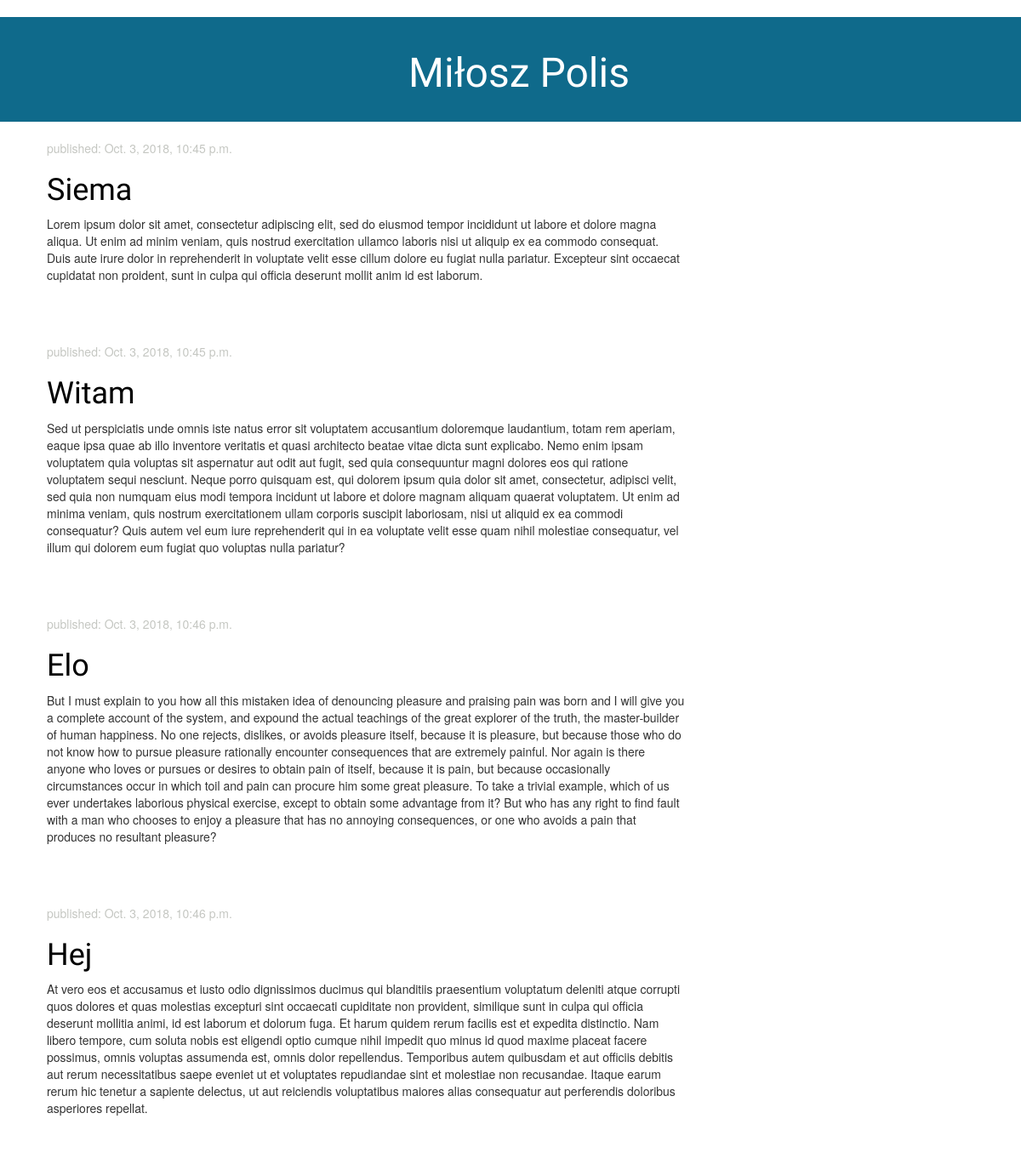
The app's page /, older data.
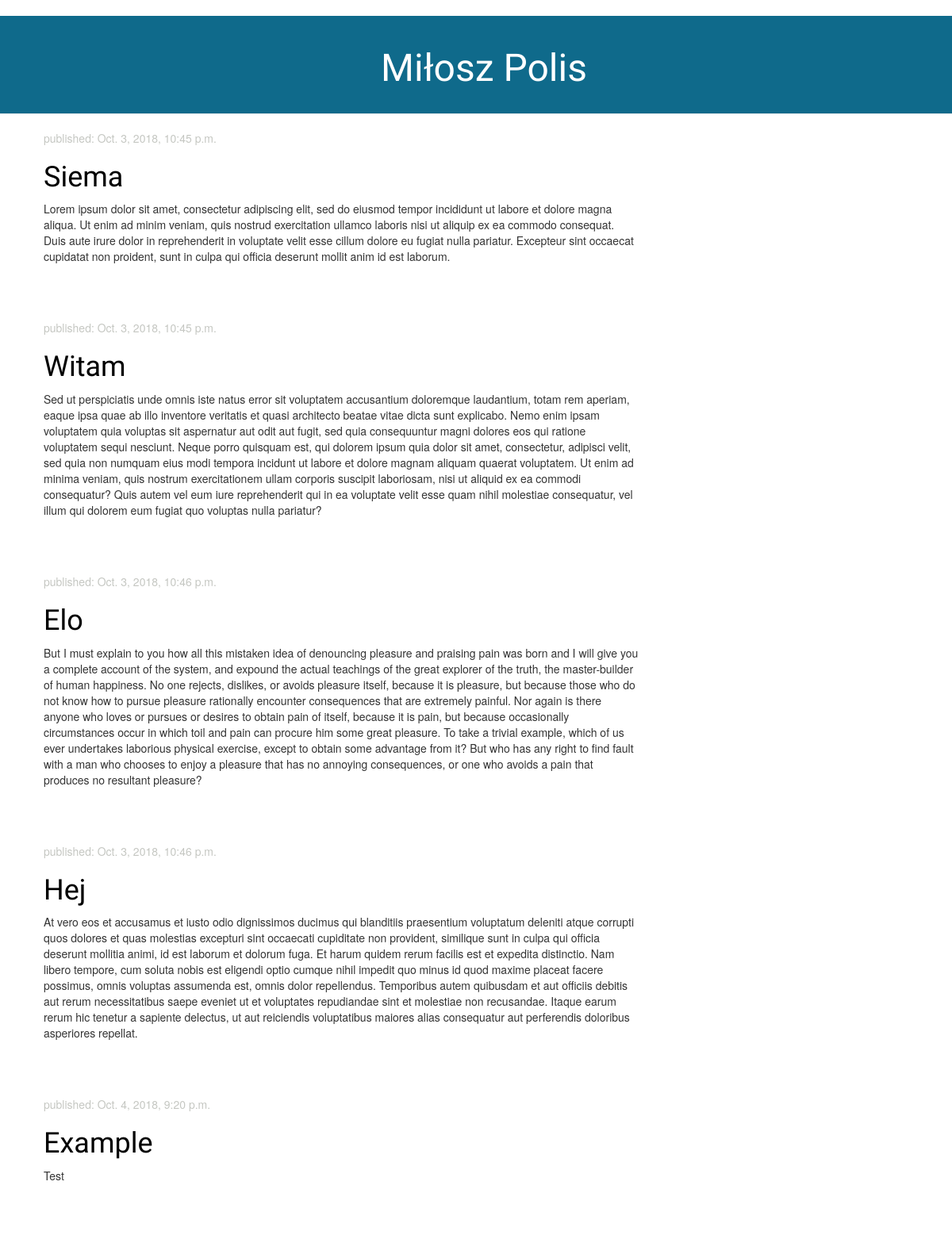
The same page, newer data.
### blog/models.py (models this page shows, shortened)
class Post(models.Model):
    author = models.ForeignKey('auth.User', on_delete=models.CASCADE)
    title = models.CharField(max_length=200)
    text = models.TextField()
    created_date = models.DateTimeField(
            default=timezone.now)
    published_date = models.DateTimeField(
            blank=True, null=True)

### blog/views.py (the view)
# urls.py: path('', views.post_list, name='post_list'),
def post_list(request):
    posts = Post.objects.filter(published_date__lte=timezone.now()).order_by('published_date')
    return render(request, 'blog/post_list.html', {'posts': posts})

### blog/templates/blog/post_list.html (shortened to what this page needs)
﻿{% extends 'blog/base.html' %}
{% load static %}
                {% block content %}
                    {% for post in posts %}
                    <div class="post">
                        <div class="date">
                            <p>published: {{post.published_date}}</p>
                        </div>
                        <h1><a href="{% url 'post_detail' pk=post.pk %}">{{post.title}}</a></h1>
                        <p>{{post.text|linebreaksbr}}</p>
                    </div>
                    {% endfor %}
                {% endblock %}

### blog/templates/blog/base.html (shortened to what this page needs)
{% load static %}
<html>
<head>
    <link rel="stylesheet" href="//maxcdn.bootstrapcdn.com/bootstrap/3.2.0/css/bootstrap.min.css">
    <link rel="stylesheet" href="//maxcdn.bootstrapcdn.com/bootstrap/3.2.0/css/bootstrap-theme.min.css">
    <link rel="stylesheet" href="{% static 'css/blog.css' %}">
</head>
<body>
    <div class="page-header">
        <h1><a href="/">Miłosz Polis</a></h1>
    </div>
    <div class="content container">
        <div class="row">
            <div class="col-md-8">
                {% block content %}
                {% endblock %}
            </div>
        </div>
    </div>
</body>
</html>

### blog/static/css/blog.css (style rules this page uses)
.page-header { margin-top: 0; padding: 20px 20px 20px 40px; background-color: #0F6A8B; }
.page-header h1, .page-header h1 a, .page-header h1 a:visited, .page-header h1 a:active { color: #ffffff; font-size: 36pt; text-decoration: none; text-align: center; }
.content { margin-left: 40px; }
h1, h2, h3, h4 { font-family: 'Lobster', cursive; }
.date { color: #C5C7C2; }
.post { margin-bottom: 70px; }
.post h1 a, .post h1 a:visited { color: #000000; }

Row changes from the older to the newer data that the page shows:
added Post: published_date "Oct. 4, 2018, 9:20 p.m.", title "Example", text "Test"
